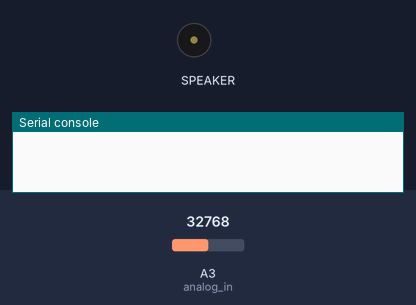
The program below on a simulated Circuit Playground running CircuitPython. On the bench: buzzer (waves = sounding), the last lines printed to the serial console. The test bench sets the inputs (shaded band); at power-on: A3 (analog_in) = 32768 (analog values on the 0–65535 scale).

Above: at 1.2 s.
1.3 s: A3 (analog_in) set to 49072
2.8 s: A3 (analog_in) set to 50928
At 5.6 s:
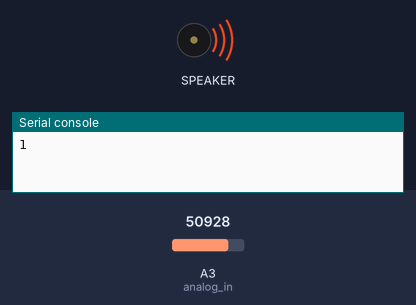
5.8 s: A3 (analog_in) set to 49345
At 6.8 s:
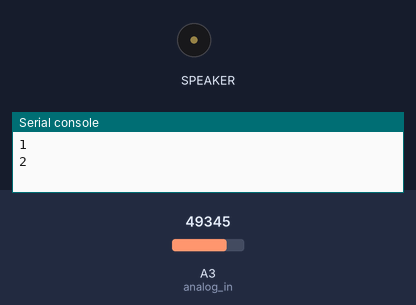
Timing chart, 0 to 8.8 s (numbered marks = the images above; inputs shaded):
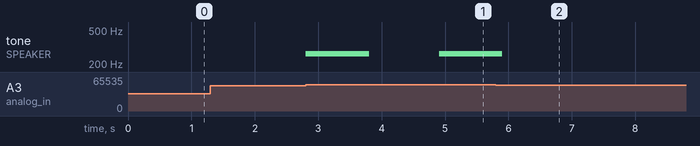

The program:

Bluefruit_Myoware-Sensor_v1_1.py
```python
import board
import neopixel
import time
from adafruit_circuitplayground import cp
import digitalio
from analogio import AnalogIn

#onboard=neopixel.NeoPixel(board.D8,10,brightness=.5)
analog_in = AnalogIn(board.A3)
count = 0

while 1:
    #onboard.fill((255,255,255))
    if analog_in.value > 50000:
        cp.play_tone(262, 1)
        count = count + 1
        print(count)
        time.sleep(1)
    if count == 5:
        for x in range(5):
            #onboard.fill((0,0,255))
            cp.play_tone(262, 0.2)
            time.sleep(0.1)
            count = 0
    time.sleep(0.1)
```

Measured:
- the behaviour switches between 50000 and 50016 on A3 (analog_in) (found by bisection; images 0 and 1)
- after the input at 1.3 s, every drawn part: stays the same
- after the input at 2.8 s, tone on SPEAKER: silent → 262 Hz at once, → silent 1.0 s later, → 262 Hz 1.1 s later
- after the input at 5.8 s, tone on SPEAKER: goes on until 5.9 s, then stays silent
